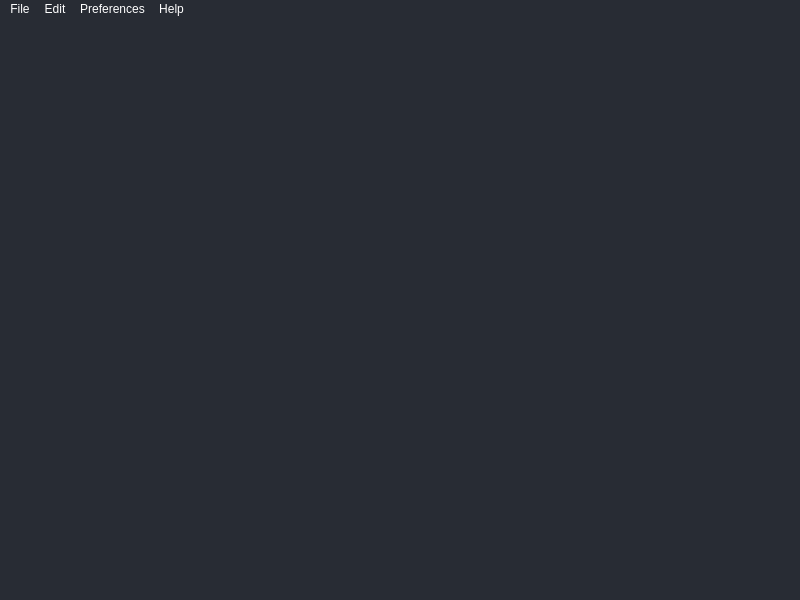
<?xml version="1.0" encoding="UTF-8"?>
<ui version="4.0">
 <class>MainWindow</class>
 <widget class="QMainWindow" name="MainWindow">
  <property name="geometry">
   <rect>
    <x>0</x>
    <y>0</y>
    <width>800</width>
    <height>600</height>
   </rect>
  </property>
  <property name="windowTitle">
   <string>MainWindow</string>
  </property>
  <property name="styleSheet">
   <string notr="true">color: rgb(255, 255, 255);
background-color: rgb(40, 44, 52);</string>
  </property>
  <widget class="QWidget" name="centralwidget"/>
  <widget class="QMenuBar" name="menubar">
   <property name="geometry">
    <rect>
     <x>0</x>
     <y>0</y>
     <width>800</width>
     <height>18</height>
    </rect>
   </property>
   <property name="nativeMenuBar">
    <bool>true</bool>
   </property>
   <widget class="QMenu" name="menuFile">
    <property name="title">
     <string>File</string>
    </property>
    <addaction name="actionNew"/>
    <addaction name="actionOpen"/>
    <addaction name="actionOpen_folder"/>
    <addaction name="actionSave"/>
    <addaction name="actionSave_as"/>
    <addaction name="actionClose_file"/>
    <addaction name="separator"/>
    <addaction name="actionQuit"/>
   </widget>
   <widget class="QMenu" name="menuEdit">
    <property name="title">
     <string>Edit</string>
    </property>
    <addaction name="actionCut"/>
    <addaction name="actionCopy"/>
    <addaction name="actionPaste"/>
    <addaction name="separator"/>
    <addaction name="actionUndo"/>
    <addaction name="actionRedo"/>
   </widget>
   <widget class="QMenu" name="menuHelp">
    <property name="title">
     <string>Help</string>
    </property>
    <addaction name="actionAbout_Fadyedit"/>
   </widget>
   <widget class="QMenu" name="menuView">
    <property name="title">
     <string>Preferences</string>
    </property>
    <widget class="QMenu" name="menuFont_size">
     <property name="title">
      <string>Font Size</string>
     </property>
     <addaction name="actionZoom_in"/>
     <addaction name="actionZoom_out"/>
    </widget>
    <addaction name="menuFont_size"/>
   </widget>
   <addaction name="menuFile"/>
   <addaction name="menuEdit"/>
   <addaction name="menuView"/>
   <addaction name="menuHelp"/>
  </widget>
  <widget class="QStatusBar" name="statusbar"/>
  <action name="actionOpen">
   <property name="text">
    <string>Open File ...</string>
   </property>
   <property name="shortcut">
    <string>Ctrl+O</string>
   </property>
  </action>
  <action name="actionNew">
   <property name="text">
    <string>New File</string>
   </property>
   <property name="shortcut">
    <string>Ctrl+N</string>
   </property>
  </action>
  <action name="actionSave">
   <property name="text">
    <string>Save</string>
   </property>
   <property name="shortcut">
    <string>Ctrl+S</string>
   </property>
  </action>
  <action name="actionSave_as">
   <property name="text">
    <string>Save As ...</string>
   </property>
   <property name="shortcut">
    <string>Ctrl+Shift+S</string>
   </property>
  </action>
  <action name="actionClose">
   <property name="text">
    <string>Quit</string>
   </property>
  </action>
  <action name="actionCopy">
   <property name="text">
    <string>Copy</string>
   </property>
   <property name="shortcut">
    <string>Ctrl+C</string>
   </property>
  </action>
  <action name="actionPaste">
   <property name="text">
    <string>Paste</string>
   </property>
   <property name="shortcut">
    <string>Ctrl+V</string>
   </property>
  </action>
  <action name="actionCut">
   <property name="text">
    <string>Cut</string>
   </property>
   <property name="shortcut">
    <string>Ctrl+X</string>
   </property>
  </action>
  <action name="actionUndo">
   <property name="text">
    <string>Undo</string>
   </property>
   <property name="shortcut">
    <string>Ctrl+Z</string>
   </property>
  </action>
  <action name="actionRedo">
   <property name="text">
    <string>Redo</string>
   </property>
   <property name="shortcut">
    <string>Ctrl+Shift+Z</string>
   </property>
  </action>
  <action name="actionAbout_Fadyedit">
   <property name="text">
    <string>About Fadyedit</string>
   </property>
   <property name="shortcut">
    <string>Ctrl+H</string>
   </property>
  </action>
  <action name="actionQuit">
   <property name="text">
    <string>Quit</string>
   </property>
   <property name="shortcut">
    <string>Ctrl+Q</string>
   </property>
  </action>
  <action name="actionClose_file">
   <property name="text">
    <string>Close File</string>
   </property>
   <property name="shortcut">
    <string>Ctrl+W</string>
   </property>
  </action>
  <action name="actionOpen_folder">
   <property name="text">
    <string>Open Folder ...</string>
   </property>
  </action>
  <action name="actionZoom_in">
   <property name="text">
    <string>Zoom In</string>
   </property>
   <property name="shortcut">
    <string>Ctrl+=</string>
   </property>
  </action>
  <action name="actionZoom_out">
   <property name="text">
    <string>Zoom Out</string>
   </property>
   <property name="shortcut">
    <string>Ctrl+-</string>
   </property>
  </action>
 </widget>
 <resources/>
 <connections/>
</ui>
